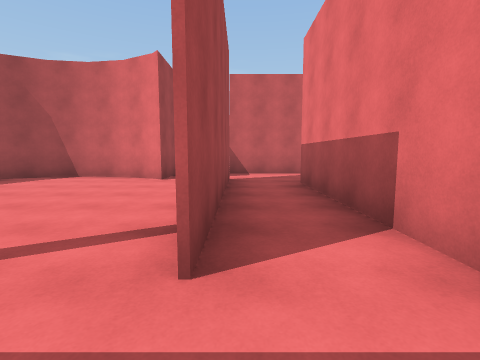
[1] (above)

24 first-person views from a walk through a 3-D level made in the Unity game engine. The camera is 1.4 m above the floor, tilts 6° down and sees 85° across. The floor is counted in squares, 2.25 m on a side. Each view is taken from the middle of a square. On the plan, view 1 faces up. The plan holds only what a view shows up to about 9 squares ahead; the rest is blank. The place goes on beyond the plan. The player is left out. Surface patterns are stand-ins for the level's own textures.

[2]
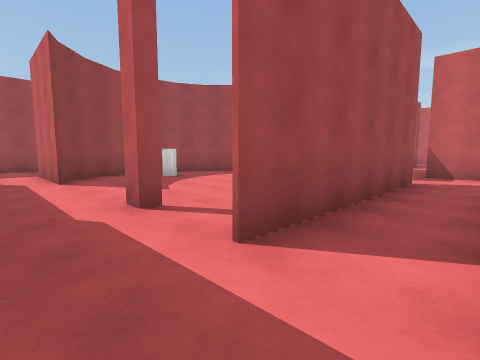

[3]
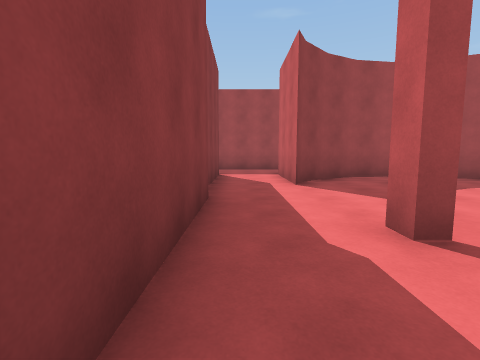

[4]
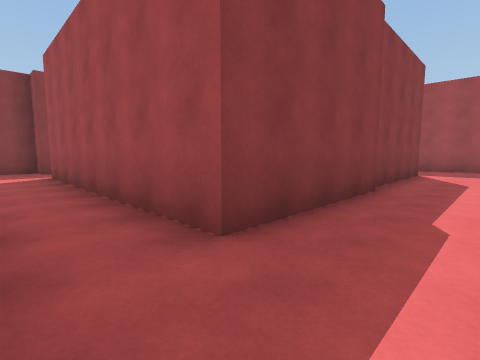

[5]
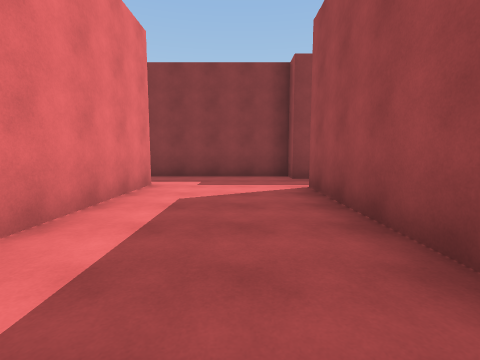

[6]
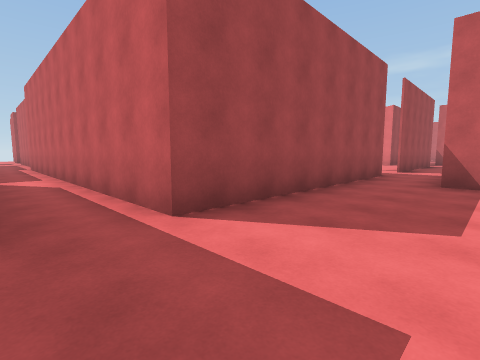

[7]
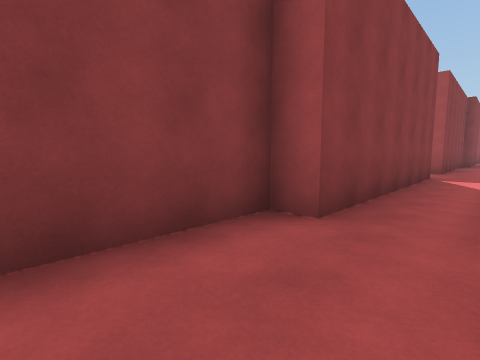

[8]
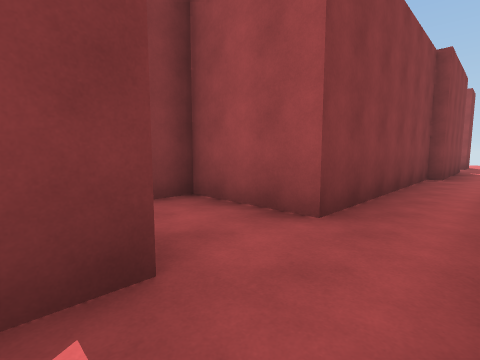

[9]
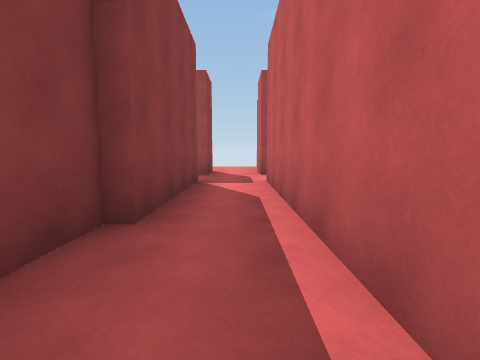

[10]
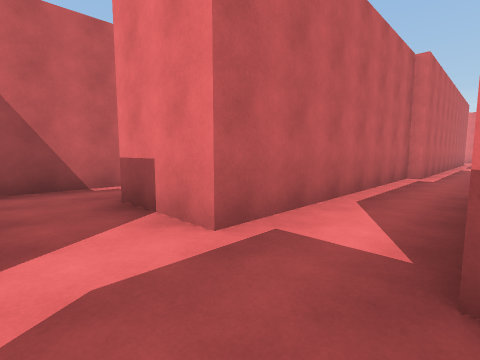

[11]
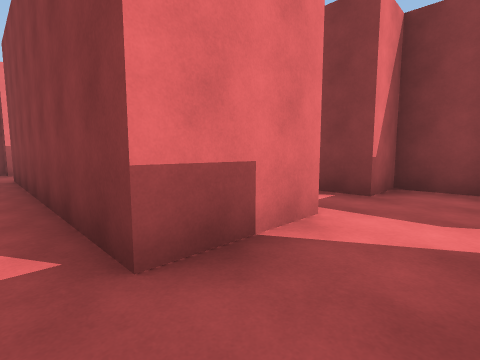

[12]
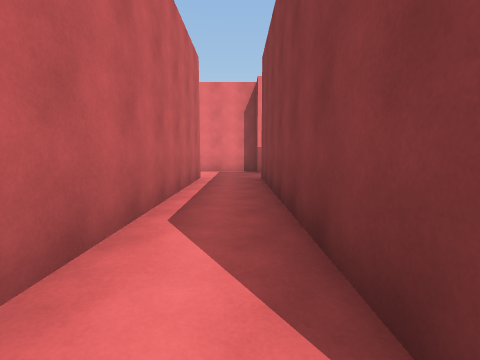

[13]
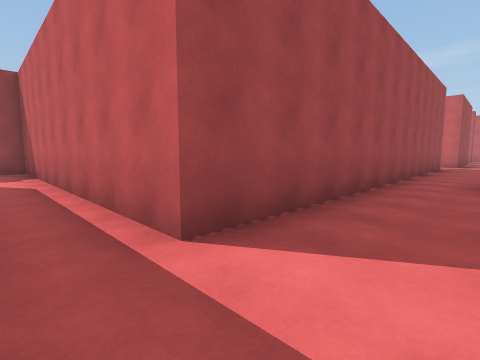

[14]
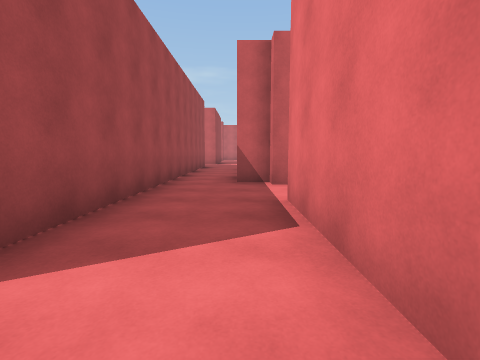

[15]
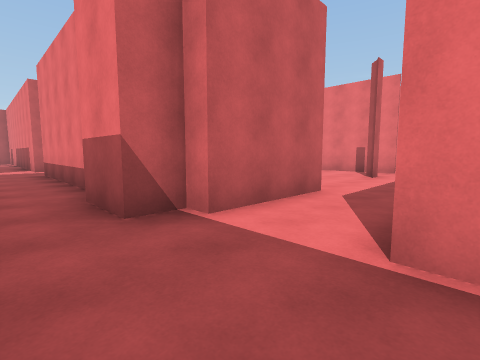

[16]
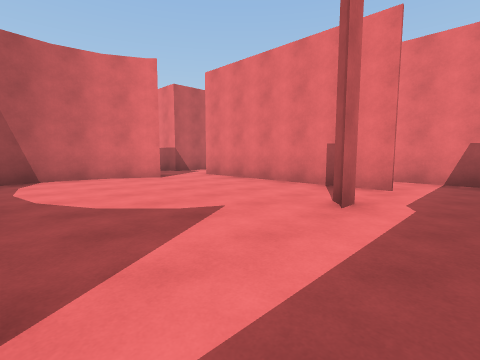

[17]
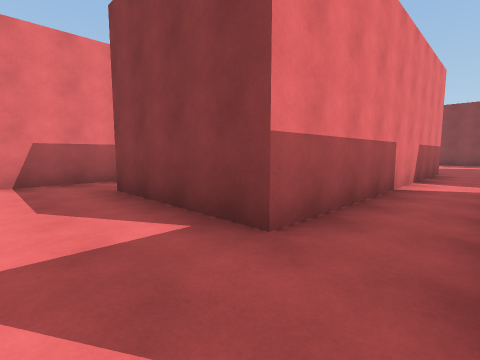

[18]
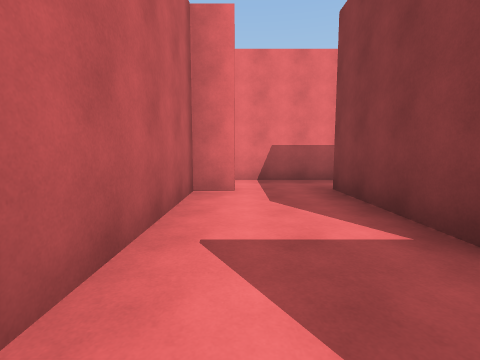

[19]
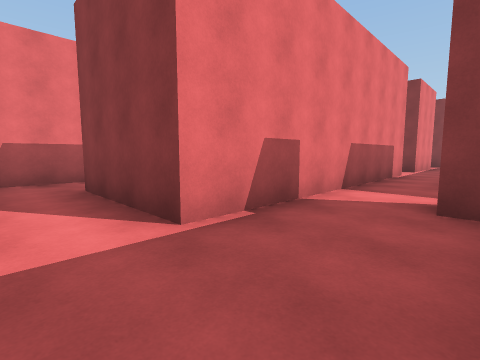

[20]
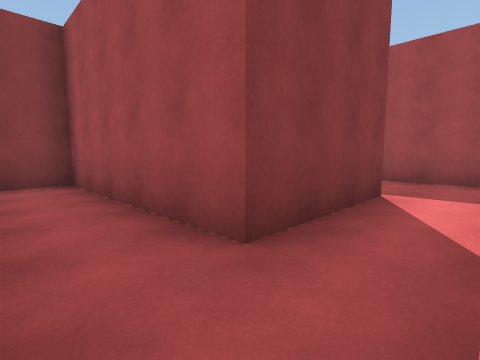

[21]
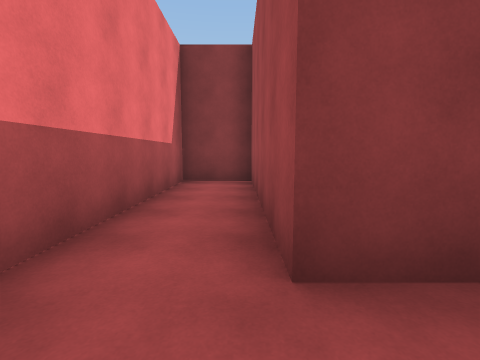

[22]
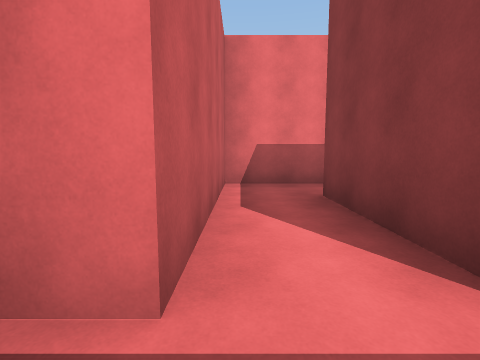

[23]
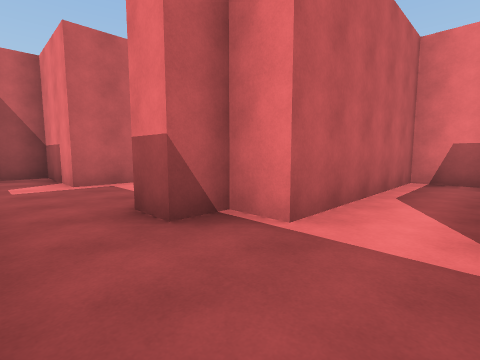

[24]
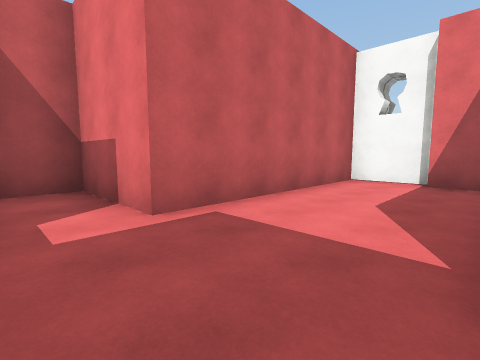

### Floor plan
Points are (right, up) in squares from view 1. A wall is a line through its corners. A room is listed if a view was taken in it or the views show most of it. See-through windows are left out.
Room 1 (views 1, 2, 3, 4, 5, 6, 7, 8, 9, 16)
walls: (-3.6, -0.4) (-0.2, -0.4) (-0.2, -6.7) (-9.8, -6.7); (-1.8, 1.6) (-1.8, 1.1) (-2.3, 1.1); (-7.4, -0.4) (-4, -0.4); (-0.3, 1.1) (-0.3, 6.1); (1.9, -2.2) (1.3, -2.2) (1.3, 1.5); (-1.8, 6.1) (-2.8, 6.6) (-3.7, 6.7) (-4.7, 6.6) (-5.5, 6.2) (-6.2, 5.5) (-6.6, 4.7) (-6.7, 3.7) (-6.6, 2.8) (-6.2, 2) (-5.5, 1.3) (-5, 1.1) (-7.4, 1.1); (-5.6, -8.2) (-0.2, -8.2) (-0.2, -8.8) (2.4, -8.8); (-9.8, -6.4) (-15.7, -6.4); (2.7, -7.1) (2.7, -3.8); (-12.4, -8.2) (-7.3, -8.2) (-7.3, -10.2) (-6.5, -10.2); (-15.7, -7.9) (-12.2, -7.9)
ways out: opening at (-15, -7) to room 2; opening at (-6.5, 0) to room 3; opening at (1, 2) to room 4; opening at (-1, 6); opening at (3, -8)
objects: other object (-5, 4)
Room 2 (view 10)
walls: (-17.5, -6.4) (-18.5, -6.4); (-16.9, -9) (-15.7, -9) (-15.7, -7.9); (-18.8, -7.9) (-17.4, -7.9)
ways out: opening at (-15, -7) to room 1; opening at (-16.5, -5.5) to room 3; opening at (-18, -7)
Room 3 (views 11, 12, 13, 14, 15)
walls: (-8.1, -4.5) (-7.4, -4.5) (-7.4, -0.4); (-15.7, -6.4) (-15.7, -4.5) (-9.5, -4.5); (-9.6, 1.5) (-9.6, -3) (-17.7, -3) (-17.7, -3.6); (-7.4, 1.1) (-7.4, 1.5) (-8.1, 1.5)
ways out: opening at (-6.5, 0) to room 1; opening at (-16.5, -5.5) to room 2; opening at (-9, 2)
Room 4 (views 17, 18)
walls: (4.2, 7) (4.2, 7.8) (-0.4, 7.8); (-0.2, 6.1) (-0.2, 1.1); (5.9, 2.7) (5.9, 7.6); (1.3, 1.5) (1.3, 5.4) (4.5, 5.4)
ways out: opening at (1, 2) to room 1; opening at (5, 8) to room 5; opening at (0, 7); opening at (5, 2)
Room 5 (views 19, 20, 21, 22, 23)
walls: (5.9, 7.6) (5.9, 9.8) (8.7, 9.8) (8.7, 5.4) (10.2, 5.4) (10.2, 11.3) (5.9, 11.3) (5.9, 12.1) (5.2, 12.1); (3.7, 10.8) (3.7, 9.1); (4.2, 7.8) (4.5, 7.8)
ways out: opening at (5, 8) to room 4; opening at (4.5, 12) to room 6
Room 6 (view 24)
walls: (5.2, 12.1) (5.2, 12.9); (9.7, 13.1) (9.7, 14); (10, 13.9) (10, 15.4) (5.2, 15.4) (5.2, 17.7) (4.1, 17.7)
ways out: opening at (4.5, 12) to room 5

Where each view was taken, in squares from view 1:
view 1: 0 up, 0 right, facing up
view 2: 0 up, 1 right, facing up-left
view 3: 0 up, 0 right, facing left
view 4: 1 up, 1 right, facing down-left
view 5: 2 down, 1 right, facing down
view 6: 8 down, 2 right, facing up-left
view 7: 7 down, 2 right, facing down-left
view 8: 7 down, 5 left, facing down-left
view 9: 7 down, 10 left, facing left
view 10: 8 down, 17 left, facing up-right
view 11: 4 down, 17 left, facing down-right
view 12: 4 down, 16 left, facing right
view 13: 4 down, 8 left, facing up-left
view 14: 4 down, 8 left, facing up
view 15: 1 down, 9 left, facing up-right
view 16: 0 up, 5 left, facing up-right
view 17: 7 up, 0 right, facing down-right
view 18: 7 up, 0 right, facing right
view 19: 11 up, 4 right, facing down-right
view 20: 11 up, 10 right, facing down-left
view 21: 11 up, 9 right, facing down
view 22: 11 up, 5 right, facing right
view 23: 10 up, 4 right, facing up-right
view 24: 13 up, 4 right, facing up-right
